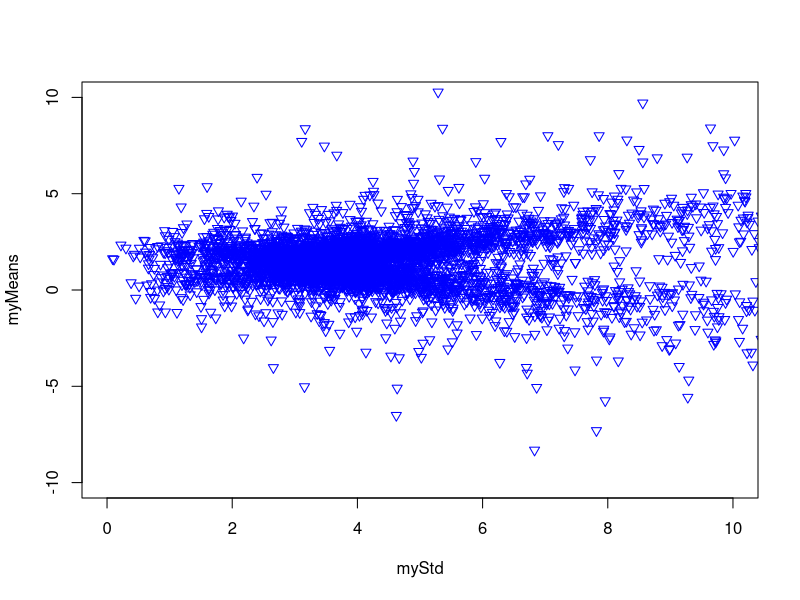

Write the R code that produced this figure.

# Mean Variance analysis

## Efficient Frontier

### expected returns for five risky assets

m <- c(0.45,2.36, 1.29,1.99, 1.34)

### variance covariance matrix

V <- matrix(c(21.9,  8.4,  7.9, 11.3,  8.4,
              8.4, 12.2, 20.9,  7.9, 12.2, 
              7.9, 20.9, 11.3, 20.9, 13.0,
              11.3,7.9,  20.9,  6.42,  9.82,  
              8.4, 12.2,  13, 9.82 ,11.52)
            ,5,5)


# Generate portfolios

## A N by 4 matrix where N is number of portfolios

N <- 10000

w0 <- matrix(rnorm(5*N), N, 5)
rowSums(w0)
# normalize weights by dividing each row by the rowsum


W <- w0/rowSums(w0)

myMeans <- rep(0,N)
myStd <- rep(0,N)

# calculate mean and std dev for 10th portfolio

w <- W[10,]

myMeans[10] <- m %*% w

myStd[10] <- (w %*% V %*% w)^0.5

# calculuate mean and std dev for all portfolios

for(i in 1:N){
  w <- W[i,]
  
  myMeans[i] <- m %*% w
  
  myStd[i] <- (w %*% V %*% w)^0.5
}



myMeans
myStd

plot(myStd, myMeans, col="blue",pch=25,
     xlim = c(0,10), ylim = c(-10,10))

